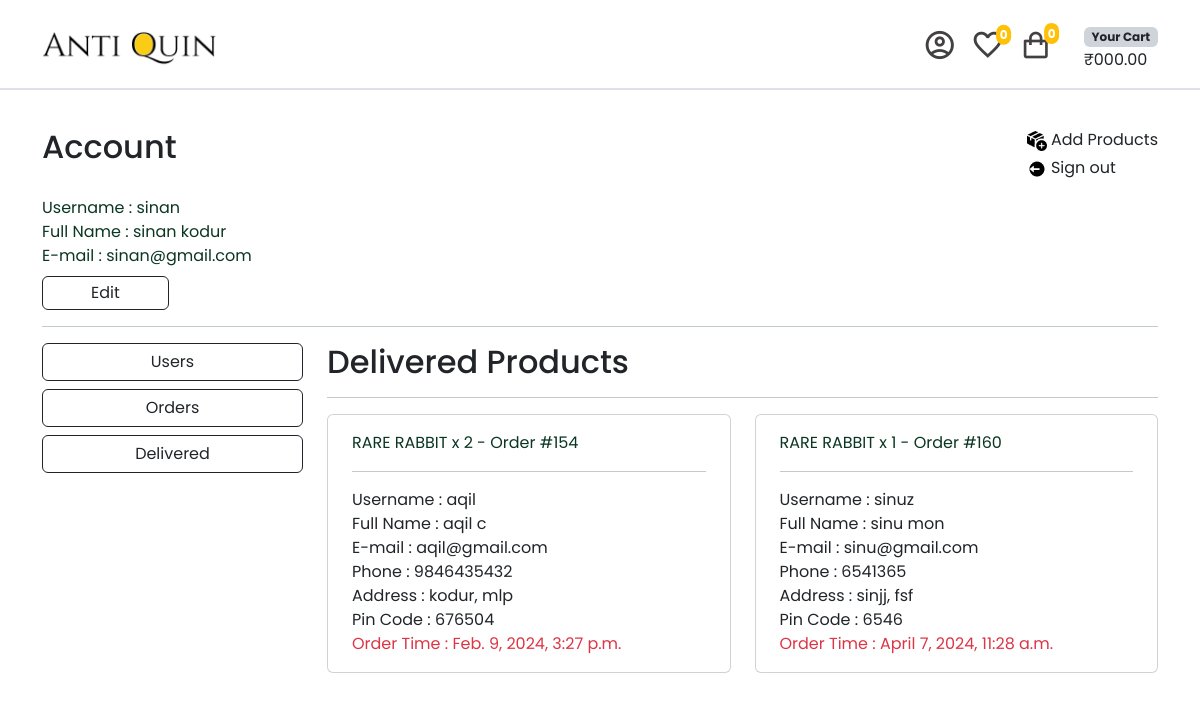
The page /account/delivered/ (signed in) on the database its author committed.
### order/models.py (models this page shows, shortened)
class OrderItem(models.Model):
    order = models.ForeignKey(Order, on_delete=models.CASCADE)
    product = models.ForeignKey(Product, on_delete=models.CASCADE)
    quantity = models.PositiveIntegerField()
    price = models.DecimalField(max_digits=10, decimal_places=2)
    subtotal = models.DecimalField(max_digits=10, decimal_places=2, blank=True, null=True)
    def __str__(self):
        return f"{self.product.name} x {self.quantity} - Order #{self.order.id}"

class Order(models.Model):
    ORDERED = 'ordered'
    DISPATCHED = 'dispatched'
    DELIVERED = 'delivered'
    STATUS_CHOICES = (
        (ORDERED, 'Ordered'),
        (DISPATCHED, 'Dispatched'),
        (DELIVERED, 'Delivered')
    )
    user = models.ForeignKey(User, on_delete=models.CASCADE)
    first_name = models.CharField(max_length=100)
    last_name = models.CharField(max_length=100)
    email = models.EmailField(blank=True, null=True)
    address = models.TextField()
    pincode = models.IntegerField()
    place = models.CharField(max_length=100)
    phone = models.IntegerField()
    created_at = models.DateTimeField(auto_now_add=True)
    is_cancelled = models.BooleanField(default=False)
    is_delivered = models.BooleanField(default=False)
    paid = models.BooleanField(default=False)
    paid_amount = models.IntegerField(blank=True, null=True)
    status = models.CharField(max_length=20, choices=STATUS_CHOICES, default=ORDERED)

### item/models.py (models this page shows, shortened)
class Product(models.Model):
    category = models.ForeignKey(Category, related_name='items', on_delete=models.CASCADE)
    name = models.CharField(max_length=255)
    description = models.CharField(max_length=255, null=True, blank=True)
    price = models.DecimalField(max_digits=10, decimal_places=2)
    image = models.ImageField(null=True, blank=True, upload_to="images/")
    is_sold = models.BooleanField(default=False)
    quantity = models.PositiveIntegerField(default=1)
    created_by = models.ForeignKey(User, related_name='items', on_delete=models.CASCADE)
    created_at = models.DateTimeField(auto_now_add=True)
    class Meta:
        verbose_name_plural = 'Products'
        ordering = ('created_at',)

### account/views.py (the view)
# urls.py: path('delivered/',views.delivered, name='delivered'),
@login_required
def delivered(request):
    orders = Order.objects.filter(is_delivered=True)
    context = get_common_context(request.user)
    context.update({'orders': orders})
    return render(request, 'account/delivered.html', context)

### account/views.py (called while the page is built)
def get_common_context(user):
    categories = Category.objects.all()
    products = Product.objects.all()
    user_cart, created = Cart.objects.get_or_create(user=user)
    cart_items = CartItem.objects.filter(cart=user_cart)
    product_count = cart_items.count()
    total = sum(item.product.price * item.quantity for item in cart_items)
    favourites = Favourite.objects.filter(user=user)
    fav_count = favourites.count()
    return {
        'categories': categories,
        'products': products,
        'total': total,
        'product_count': product_count,
        'fav_count': fav_count,
    }

### account/templates/account/delivered.html (shortened to what this page needs)
{% extends "account/profile.html" %}
{% block admin %}
{% if user.is_staff %}
<div class="col-lg-9 col-md-8 col-12">
    <h2>Delivered Products</h2>
    <hr>
    <div class="row">
        {% if orders %}
        {% for order in orders %}
            <div class="col-lg-6 col-md-6">
                <div class="card p-4 pt-3 pb-3 mb-3">
                    <span class="text-success-emphasis">
                        {% for order_item in order.orderitem_set.all %}
                            {{ order_item }}
                            <br>
                        {% endfor %}
                    </span>
                    <hr>
                    Username : {{ order.user.username }} <br>
                    Full Name : {{ order.first_name }} {{ order.last_name }} <br>
                    E-mail : {{ order.user.email }} <br>
                    Phone : {{ order.phone }} <br>
                    Address : {{ order.address }}, {{ order.place }} <br>
                    Pin Code : {{ order.pincode }} <br>
                    <span class="text-danger">Order Time : {{ order.created_at }}</span>
                </div>
            </div>
        {% endfor %}
        {% else %}
        <p class="text-center text-body-tertiary">
            Delivered products are shown in here!
        </p>
        {% endif %}
    </div>
</div>
{% endif %}
{% endblock admin %}

### account/templates/account/profile.html (shortened to what this page needs)
{% extends "core/base.html" %}
{% load static %}
{% block content %}
{% if user.is_staff %}
  <div class="container">
    <div class="d-flex mt-4">
      <h2>Account</h2>
      <ul class="ms-auto" style="list-style: none;">
        <li class="mb-1">
          <a href= '{% url "item:new" %}' class="text-decoration-none text-dark ">
            <img src="{% static "img/new.png" %}" width="20rem">
            <span class="fs-6">Add Products</span>
          </a>
        </li>
        <li>
          <a href="{% url "sign-out" %}" class="text-decoration-none text-dark">
            <img src="{% static "img/log-out.png" %}" width="20rem">
            <span class="fs-6">Sign out</span>
          </a>
        </li>
      </ul>
    </div>
    <div class="text-success-emphasis">
      <span>Username : </span>{{ request.user.username }} <br>
      {% if request.user.get_full_name %}
        <span>Full Name : </span>{{ request.user.get_full_name }} <br>
      {% endif %}
      <span >E-mail : </span>{{ request.user.email }} <br>
      <button onclick="location.href= '{% url "account:edit_account" %}' " class="btn btn-outline-dark ps-5 p-1 pe-5 mt-2">Edit</button>
      <hr>
    </div>
    <div class="row">
      <div class="col-lg-3 col-md-4 col-12 mb-3">
        <div class="d-grid gap-2">
          <button class="btn btn-outline-dark ps-5 pe-5" onclick="location.href= '{% url "account:users_page" %}' ">Users</button>
          <button class="btn btn-outline-dark ps-5 pe-5" onclick="location.href= '{% url "account:orders_page" %}' ">Orders</button>
          <button class="btn btn-outline-dark ps-5 pe-5" onclick="location.href= '{% url "account:delivered" %}' ">Delivered</button>
        </div>
      </div>
      {% block admin %}{% endblock admin %}
{% endif %}
{% endblock content %}

### static/css/style.css (style rules this page uses)
body { font-family: "Poppins", sans-serif; }

### rows shown on the page
Order: user.username "aqil", first_name "aqil", last_name "c", user.email "aqil@gmail.com", phone "9846435432", address "kodur", place "mlp", pincode "676504", created_at "Feb. 9, 2024, 3:27 p.m."
OrderItem: product+quantity+order "RARE RABBIT x 2 - Order #154"
Order: user.username "sinuz", first_name "sinu", last_name "mon", user.email "sinu@gmail.com", phone "6541365", address "sinjj", place "fsf", pincode "6546", created_at "April 7, 2024, 11:28 a.m."
OrderItem: product+quantity+order "RARE RABBIT x 1 - Order #160"

### other values the page prints
{{ request.user.username }} "sinan"
{{ request.user.get_full_name }} "sinan kodur"
{{ request.user.email }} "sinan@gmail.com"
